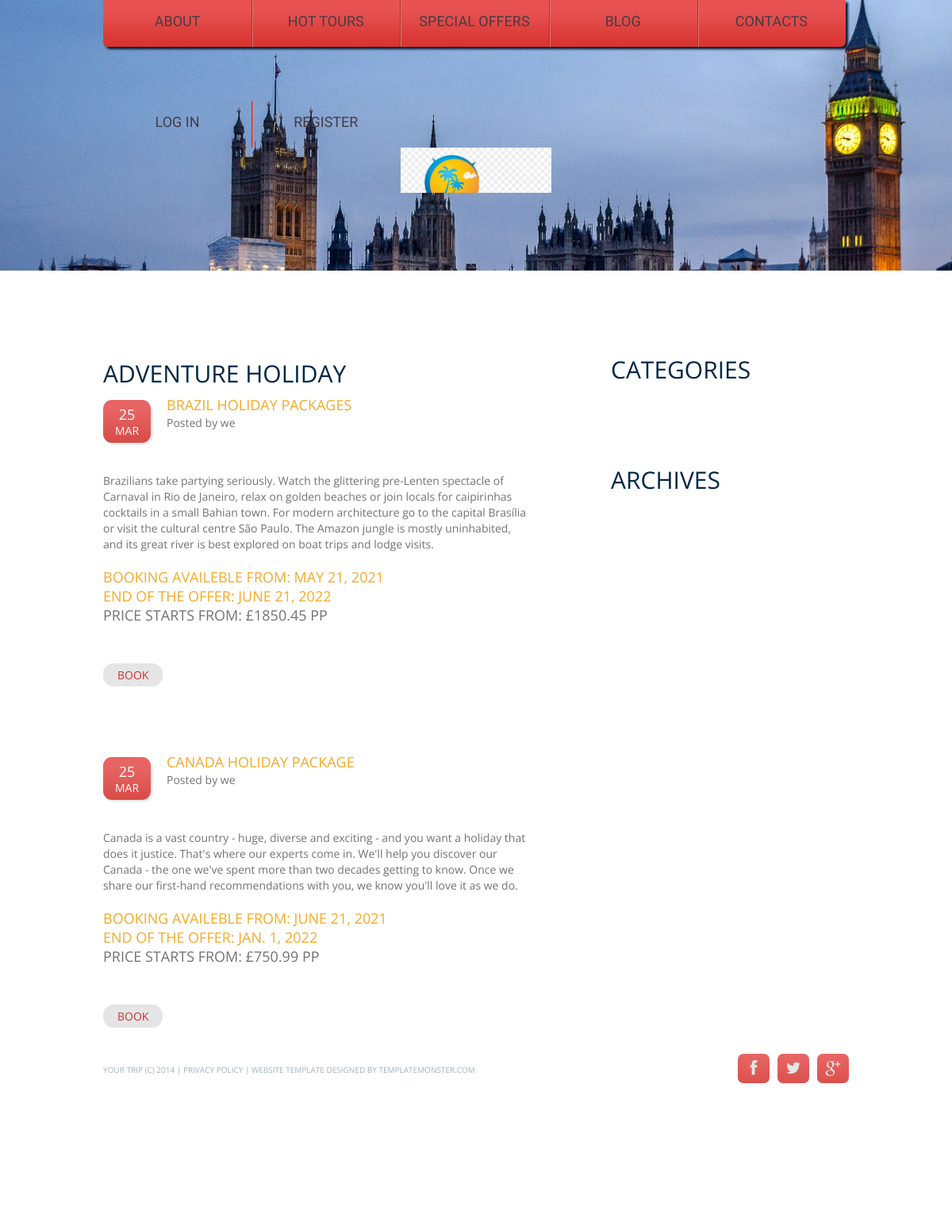
The app's page /blog/Adventure holiday with its own data.
### travel/models.py (models this page shows, shortened)
class Country(models.Model):
    holiday = models.ForeignKey(Blog, on_delete=models.CASCADE, related_name="holiday")
    country = models.CharField(max_length=150)
    categories = models.CharField(max_length=100)
    class Meta:
        ordering = ['country']

class Blog(models.Model):
    title = models.CharField(max_length=150)
    user = models.ForeignKey(User, on_delete=models.CASCADE, related_name="autor")
    date = models.DateField(auto_now=True)
    text = models.TextField(max_length=1000)
    price = models.DecimalField(max_digits=10, decimal_places=2)
    from_date = models.DateField(auto_now=False)
    to_date = models.DateField(auto_now=False)
    image = models.URLField(max_length=300, blank = True)

### travel/views.py (the view)
# urls.py: path("blog/<str:categories>", views.category, name="category"),
def category(request, categories):
    post = Country.objects.filter(categories=categories)
    return render(request, "travel/category.html",{
        "posts":post,
        "category":categories
    })

### travel/templates/travel/category.html (shortened to what this page needs)
{% extends "travel/blogbase.html" %}
{% block body %}
		<div class="content"><div class="ic"></div>
			<div class="container_12">
				<div class="grid_7">
					<h3>{{category}}</h3>
					{% for post in posts %}
					<div class="blog">
						<time datetime="2014-10-01">{{ post.holiday.date.day}}<span>{{post.holiday.date|date:'b'}}</span></time>
						<div class="extra_wrapper">
							<div class="text1 col1"><a href="#">{{post.holiday.title}}</a></div>Posted by
							<a href="#">{{post.holiday.user}}</a>
						</div>
						<p>{{ post.holiday.text}} </p>
						<p class="text1 col1">Booking availeble from: {{post.holiday.from_date}}</p>
						<p class="text1 col1">End of the offer: {{ post.holiday.to_date }}</p>
						<p class="text1 cil1">Price starts from: £{{ post.holiday.price}} pp</p>
						<br>
						<a href="{% url 'booking' post.holiday.title %}" class="link1">Book</a>
					</div>
					{% endfor %}
				</div>
{% endblock %}

### travel/static/css/style.css (style rules this page uses)
html { width: 100%; }
* { -webkit-text-size-adjust: none; }
body { position: relative; min-width: 960px; background-color: #002141; color: #737272; font: 14px/20px 'Open Sans', sans-serif; }
p { margin-bottom: 20px; }
h1, h2, h3, h4, h5, h6 { font-weight: normal; color: #3e454c; text-transform: uppercase; }
h3 { font-size: 30px; line-height: 27px; color: #002747; padding-top: 116px; margin-bottom: 17px; font-weight: normal; }
a { text-decoration: none; color: inherit; outline: none; transition: 0.5s ease; -o-transition: 0.5s ease; -webkit-transition: 0.5s ease; }
.wrapper, .extra_wrapper { overflow: hidden; }
.content { background-color: #fff; padding-bottom: 120px; }
.text1 { font-size: 18px; text-transform: uppercase; margin-bottom: 4px; }
a.link1 { font-size: 14px; line-height: 20px; color: #c73430; text-transform: uppercase; display: inline-block; background-color: #e5e5e5; padding: 5px 18px 4px; margin-top: 28px; border-radius: 13px; }
.blog { margin-top: -2px; overflow: hidden; }
.blog+.blog { margin-top: 84px; }
.blog .text1 { position: relative; top: 1px; }
.blog time { box-shadow: 2px 2px 2px #e3e3e3; display: block; float: left; background: url(../images/time_bg.png) 0 center repeat-x; color: #fff; font-size: 18px; padding-bottom: 5px; text-align: center; border-radius: 11px; margin-right: 20px; text-transform: uppercase; width: 60px; margin-top: 5px; padding-top: 8px; }
.blog time span { padding-top: 1px; font-size: 14px; display: block; }
.col1 { color: #f3aa29; }

### travel/static/css/skeleton.css (style rules this page uses)
.container_12 { position: relative; width: 960px; margin: 0 auto; padding: 0; }
.grid_1, .grid_2, .grid_3, .grid_4, .grid_5, .grid_6, .grid_7, .grid_8, .grid_9, .grid_10, .grid_11, .grid_12 { float: left; display: inline; margin-left: 10px; margin-right: 10px; }
.container_12 .grid_7 { width: 540px; }
.container_12:after { content: "\0020"; display: block; height: 0; clear: both; visibility: hidden; }

### records on screen
Country: holiday.date.day "25", holiday "MAR", holiday "BRAZIL HOLIDAY PACKAGES", holiday.user "we", holiday.text "Brazilians take partying seriously. Watch the glittering pre-Lenten spectacle of Carnaval in Rio de Janeiro, relax on golden beaches or join locals for caipirinhas cocktails in a small Bahian town. For modern architecture go to the capital Brasília or visit the cultural centre São Paulo. The Amazon jungle is mostly uninhabited, and its great river is best explored on boat trips and lodge visits.", holiday.from_date "MAY 21, 2021", holiday.to_date "JUNE 21, 2022", holiday.price "1850.45"
Country: holiday.date.day "25", holiday "MAR", holiday "CANADA HOLIDAY PACKAGE", holiday.user "we", holiday.text "Canada is a vast country - huge, diverse and exciting - and you want a holiday that does it justice. That's where our experts come in. We'll help you discover our Canada - the one we've spent more than two decades getting to know. Once we share our first-hand recommendations with you, we know you'll love it as we do.", holiday.from_date "JUNE 21, 2021", holiday.to_date "JAN. 1, 2022", holiday.price "750.99"

### other values on screen
{{ category }} "ADVENTURE HOLIDAY"
